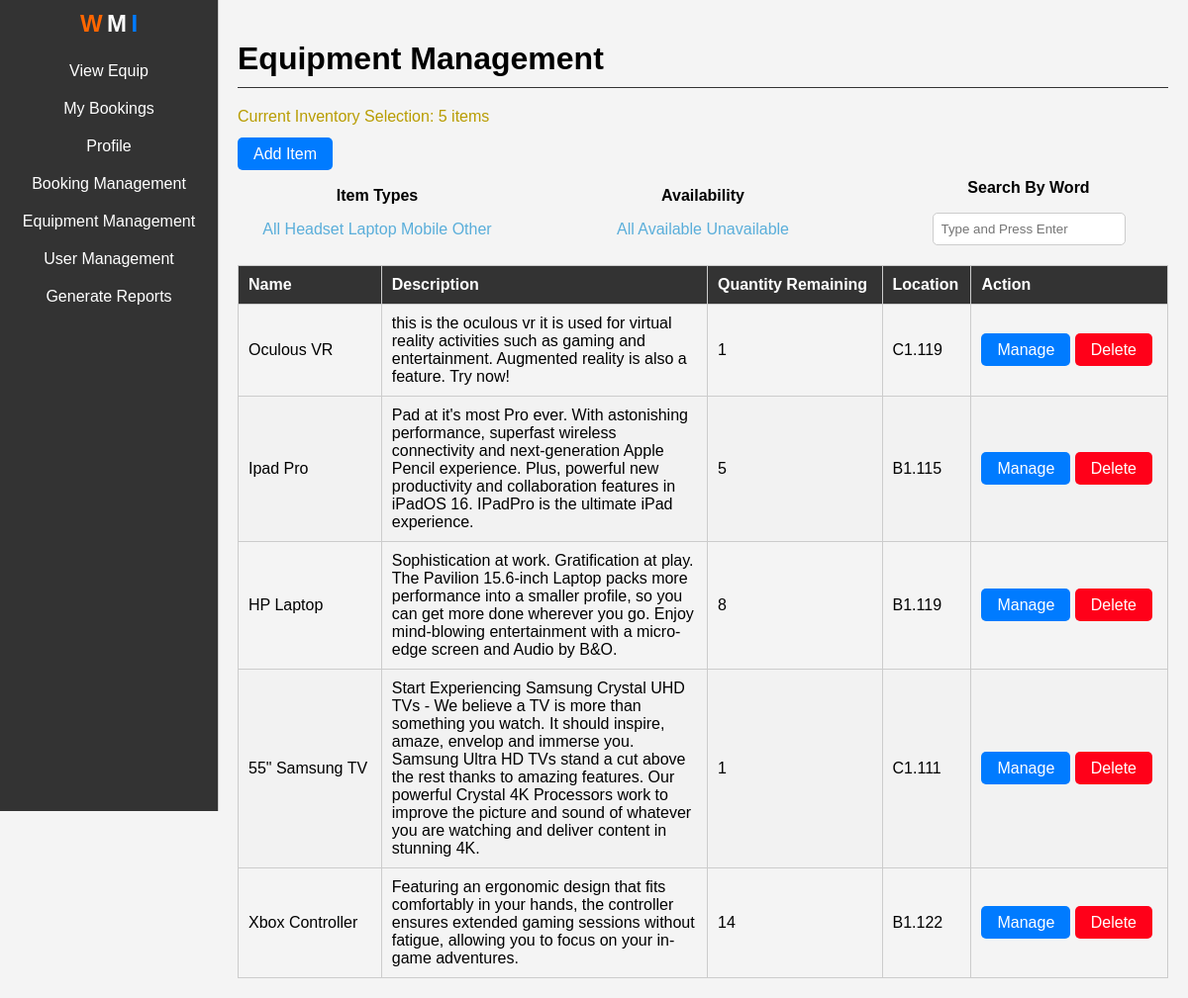
Screenshot of /equipmentManagement/ (signed in) with the database file from the repository.
### SchoolSystem/models.py (models this page shows, shortened)
class ItemType(models.Model):
    type = models.CharField(max_length=200)

class ItemStatus(models.Model):
    status = models.CharField(max_length=100)

class Item(models.Model):
    deviceSerialNumber = models.CharField(max_length=50, null=True, blank=True)
    name = models.CharField(max_length=50)
    type = models.ForeignKey('ItemType', on_delete=models.SET_NULL, null=True)
    CPU = models.CharField(max_length=50, null=True, blank=True)
    GPU = models.CharField(max_length=50, null=True, blank=True)
    RAM = models.CharField(max_length=50, null=True, blank=True)
    status = models.ForeignKey('ItemStatus', on_delete=models.SET_NULL, null=True)
    onsite = models.CharField(max_length=50, null=True, blank=True)
    audit = models.CharField(max_length=50, null=True, blank=True)
    item_inventory = models.IntegerField(null=True, blank=True)
    quantity = models.IntegerField(null=True, blank=True)
    location = models.CharField(max_length=50, null=True, blank=True)
    dateOut = models.CharField(max_length=50, null=True, blank=True)
    dateReturn = models.CharField(max_length=50, null=True, blank=True)
    description = models.TextField(null=True, blank=True)
    comments = models.TextField(null=True, blank=True)
    warranty_duration = models.CharField(max_length=50, null=True, blank=True)
    user = models.ForeignKey(User, on_delete=models.SET_NULL, null=True, blank=True)

### SchoolSystem/views.py (the view)
# urls.py: path("equipmentManagement/", views.equipmentManagement, name="equipmentManagement"),
@user_passes_test(user_is_staff)
@login_required
def equipmentManagement(request):
    user = request.user
    is_staff = user.is_staff
    itemtypes = ItemType.objects.all()
    itemstatus = ItemStatus.objects.all()
    q = request.GET.get('q') if request.GET.get('q') is not None else ""
    item = Item.objects.filter(
        Q(type__type__icontains=q) |
        Q(name__icontains=q) |
        Q(deviceSerialNumber__icontains=q) |
        Q(CPU__icontains=q) |
        Q(GPU__icontains=q) |
        Q(RAM__icontains=q) |
        Q(location__icontains=q) |
        Q(status__status__icontains=q)
    )
    totalInventory = item.count()
    context = {'item': item, 'itemtypes': itemtypes, 'itemstatus': itemstatus, 'totalInventory': totalInventory, 'is_staff': is_staff}
    return render(request, "equipmentManagement.html", context)

### SchoolSystem/views.py (called while the page is built)
def user_is_staff(user):
    return user.is_staff

### SchoolSystem/templates/equipmentManagement.html (shortened to what this page needs)
<!DOCTYPE html>
<html lang="en">
<head>
</head>
<body>
    <div class="nav">
        <div class="wmi-logo">
            <span style="font-size: 24px; font-weight: bold; color: #ff6600;">W</span>
            <span style="font-size: 24px; font-weight: bold; color: #ffffff;">M</span>
            <span style="font-size: 24px; font-weight: bold; color: #007bff;">I</span>
        </div>
        <ul>
            <li><a href="{% url 'equipmentView' %}">View Equip</a></li>
            <li><a href="{% url 'bookings_view' %}">My Bookings</a></li>
            <li><a href="{% url 'profile_management' %}">Profile</a></li>
            {% if is_staff %}
            <li><a href="{% url 'booking_management' %}">Booking Management</a></li>
            <li><a href="{% url 'equipmentManagement' %}">Equipment Management</a></li>
            <li><a href="{% url 'user_management' %}">User Management</a></li>
            <li><a href="{% url 'reports' %}">Generate Reports</a></li>
            {% endif %}
        </ul>
    </div>
    <div class="pageContent">
        <h1>Equipment Management</h1>
        <p id="itemCount">Current Inventory Selection: {{totalInventory}} items</p>
        <a class="buttonStyling" href="{% url 'createItem' %}">Add Item</a>
        <div class="filters">
            <div class="filterSection">
                <p><strong>Item Types</strong></p>
                <a href="{% url 'equipmentManagement' %}">All</a>
                {% for itemtype in itemtypes %}
                    <a href="{% url 'equipmentManagement' %}?q={{ itemtype.type }}">{{ itemtype.type }}</a>
                {% endfor %}
            </div>
            <div class="filterSection">
                <p><strong>Availability</strong></p>
                <a href="{% url 'equipmentManagement' %}">All</a>
                {% for itemstatus in itemstatus %}
                    <a href="{% url 'equipmentManagement' %}?q={{ itemstatus.status }}">{{ itemstatus.status }}</a>
                {% endfor %}
            </div>
            <div class="filterSection">
                <p><strong>Search By Word</strong></p>
                <form method="GET" action="{% url 'equipmentManagement' %}">
                    <input type="text" name="q" class="searchInput" placeholder="Type and Press Enter">
                </form>
            </div>
        </div>
        <div class="scroll">
            <table class="equipmentTable">
                <thead>
                    <tr>
                        <th>Name</th>
                        <th>Description</th>
                        <th>Quantity Remaining</th>
                        <th>Location</th>
                        <th>Action</th>
                    </tr>
                </thead>
                <tbody>
                    {% for item in item %}
                        <tr>
                            <td>{{ item.name }}</td>
                            <td>{{ item.description }}</td>
                            <td>{{ item.quantity }}</td>
                            <td>{{ item.location }}</td>
                            <td>
                                <a class="buttonStyling" href="{% url 'updateItem' item.id %}">Manage</a>
                                <a class="deleteButton" href="{% url 'deleteItem' item.id %}">Delete</a>
                            </td>
                        </tr>
                    {% endfor %}
                </tbody>
            </table>
        </div>
    </div>
</body>
</html>

### SchoolSystem/templates/equipmentManagement.html (style rules this page uses)
body { margin: 0; font-family: Arial, sans-serif; background-color: #f4f4f4; }
.nav { position: fixed; top: 0; left: 0; height: 100vh; width: 200px; background-color: #333; color: #fff; border-right: 1px solid #ccc; padding: 10px; }
.nav ul { list-style-type: none; padding: 0; }
.nav ul li { margin-bottom: 10px; }
.nav ul li a { text-decoration: none; color: #fff; font-size: 16px; text-align: center; display: block; padding: 5px 0; }
.pageContent { margin-left: 220px; padding: 20px; }
h1 { border-bottom: 1px solid #333; padding-bottom: 10px; margin-bottom: 20px; }
#itemCount { color: #b89c00; margin-bottom: 20px; }
.filters { display: flex; justify-content: space-between; align-items: center; margin-bottom: 20px; }
.filterSection { flex: 0 0 30%; text-align: center; }
.filterSection a { text-decoration: none; color: #5aaeda; }
.searchInput { padding: 8px; border: 1px solid #ccc; border-radius: 5px; }
.wmi-logo { margin-bottom: 20px; text-align: center; }
.wmi-logo span { font-size: 24px; font-weight: bold; }
.buttonStyling { text-decoration: none; color: #fff; background-color: #007bff; border: none; border-radius: 5px; padding: 8px 16px; cursor: pointer; transition: background-color 0.3s ease; }
.deleteButton { text-decoration: none; color: #fff; background-color: #ff0019; border: none; border-radius: 5px; padding: 8px 16px; cursor: pointer; transition: background-color 0.3s ease; }
.equipmentTable { width: 100%; border-collapse: collapse; margin-top: 20px; }
.equipmentTable th, .equipmentTable td { border: 1px solid #ccc; padding: 10px; text-align: left; }
.equipmentTable th { background-color: #333; color: #fff; }
.equipmentTable tr:nth-child(even) { background-color: #f2f2f2; }
.equipmentTable td:nth-child(2) { max-width: 300px; word-wrap: break-word; }

### rows the page displays
ItemType: type "Headset"
ItemType: type "Laptop"
ItemType: type "Mobile"
ItemType: type "Other"
ItemStatus: status "Available"
ItemStatus: status "Unavailable"
Item: name "Oculous VR", description "this is the oculous vr it is used for virtual reality activities such as gaming and entertainment. Augmented reality is also a feature. Try now!", quantity "1", location "C1.119"
Item: name "Ipad Pro", description "Pad at it's most Pro ever. With astonishing performance, superfast wireless connectivity and next-generation Apple Pencil experience. Plus, powerful new productivity and collaboration features in iPadOS 16. IPadPro is the ultimate iPad experience.", quantity "5", location "B1.115"
Item: name "HP Laptop", description "Sophistication at work. Gratification at play. The Pavilion 15.6-inch Laptop packs more performance into a smaller profile, so you can get more done wherever you go. Enjoy mind-blowing entertainment with a micro-edge screen and Audio by B&O.", quantity "8", location "B1.119"
Item: name "55\" Samsung TV", description "Start Experiencing Samsung Crystal UHD TVs - We believe a TV is more than something you watch. It should inspire, amaze, envelop and immerse you. Samsung Ultra HD TVs stand a cut above the rest thanks to amazing features. Our powerful Crystal 4K Processors work to improve the picture and sound of whatever you are watching and deliver content in stunning 4K.", quantity "1", location "C1.111"
Item: name "Xbox Controller", description "Featuring an ergonomic design that fits comfortably in your hands, the controller ensures extended gaming sessions without fatigue, allowing you to focus on your in-game adventures.", quantity "14", location "B1.122"

### other values shown
{{ totalInventory }} "5"
